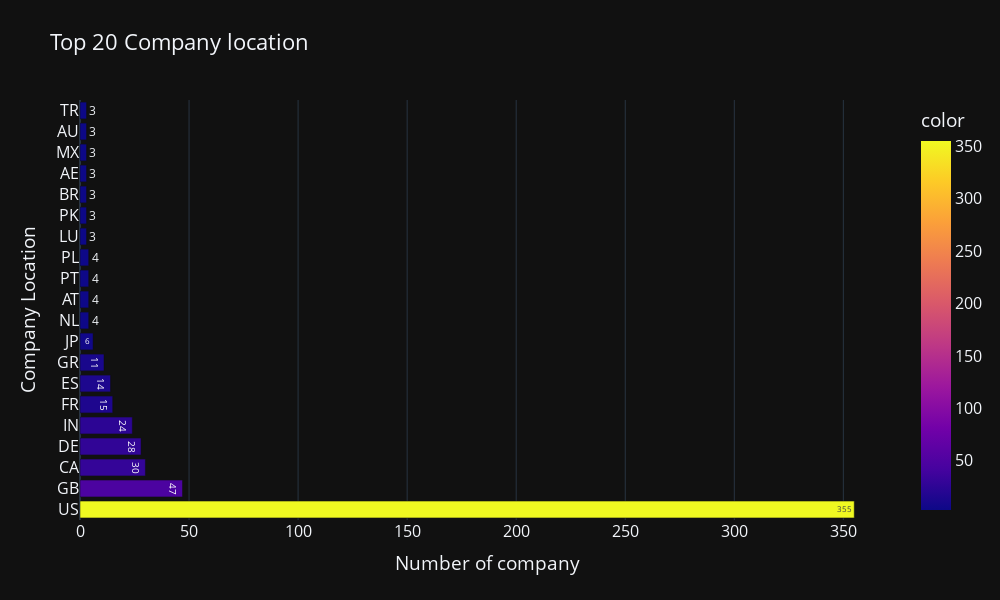

Notebook code for this chart:
### Markdown cell above
Here we can see that there are most of the companies are in the United State (355 companies). 

##### Now let's visualize it by a Bar chart.

### Code cell
fig = px.bar(y=comp_loc.index,
       x=comp_loc,
       title='Top 20 Company location',
       color=comp_loc,
       template='plotly_dark',
       width=1000, height=600,
       text_auto = True)

fig.update_layout(yaxis_title='Company Location', 
                  xaxis_title='Number of company',
                  font_size=16)
fig.show()

### Figure 1 — Plotly figure (JSON) as saved in the notebook; plotly's stock layout.template omitted (floating-point values rounded to 4 significant figures)
{"data": [{"alignmentgroup": "True", "hovertemplate": "x=%{x}<br>y=%{y}<br>color=%{marker.color}<extra></extra>", "legendgroup": "", "marker": {"color": [355, 47, 30, 28, 24, 15, 14, 11, 6, 4, 4, 4, 4, 3, 3, 3, 3, 3, 3, 3], "coloraxis": "coloraxis", "pattern": {"shape": ""}}, "name": "", "offsetgroup": "", "orientation": "h", "showlegend": false, "textposition": "auto", "texttemplate": "%{x}", "type": "bar", "x": [355, 47, 30, 28, 24, 15, 14, 11, 6, 4, 4, 4, 4, 3, 3, 3, 3, 3, 3, 3], "xaxis": "x", "y": ["US", "GB", "CA", "DE", "IN", "FR", "ES", "GR", "JP", "NL", "AT", "PT", "PL", "LU", "PK", "BR", "AE", "MX", "AU", "TR"], "yaxis": "y"}], "layout": {"barmode": "relative", "coloraxis": {"colorbar": {"title": {"text": "color"}}, "colorscale": [[0, "#0d0887"], [0.1111, "#46039f"], [0.2222, "#7201a8"], [0.3333, "#9c179e"], [0.4444, "#bd3786"], [0.5556, "#d8576b"], [0.6667, "#ed7953"], [0.7778, "#fb9f3a"], [0.8889, "#fdca26"], [1, "#f0f921"]]}, "font": {"size": 16}, "height": 600, "legend": {"tracegroupgap": 0}, "title": {"text": "Top 20 Company location"}, "width": 1000, "xaxis": {"anchor": "y", "domain": [0, 1], "title": {"text": "Number of company"}}, "yaxis": {"anchor": "x", "domain": [0, 1], "title": {"text": "Company Location"}}}}
